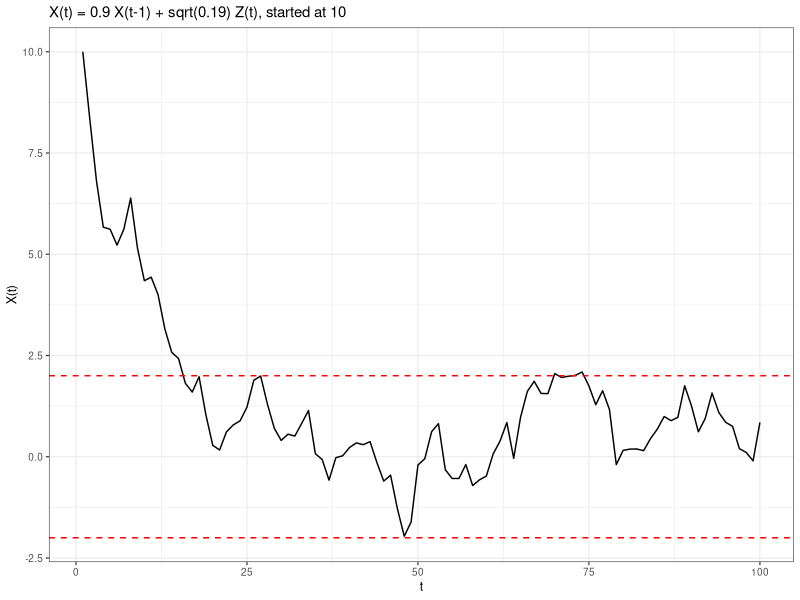

The R source for this figure:
## ---- chunk 1
knitr::opts_chunk$set(echo = FALSE, out.width = "100%")
library(ggplot2)
set.seed(20261013)
## ---- chunk 2
chain <- numeric(100); chain[1] <- 10
for (t in 2:100) chain[t] <- 0.9 * chain[t - 1] + sqrt(1 - 0.81) * rnorm(1)
ggplot(data.frame(t = 1:100, x = chain), aes(t, x)) + geom_line() +
  geom_hline(yintercept = c(-2, 2), lty = 2, color = "red") +
  labs(y = "X(t)", title = "X(t) = 0.9 X(t-1) + sqrt(0.19) Z(t), started at 10") +
  theme_bw(base_size = 9)
